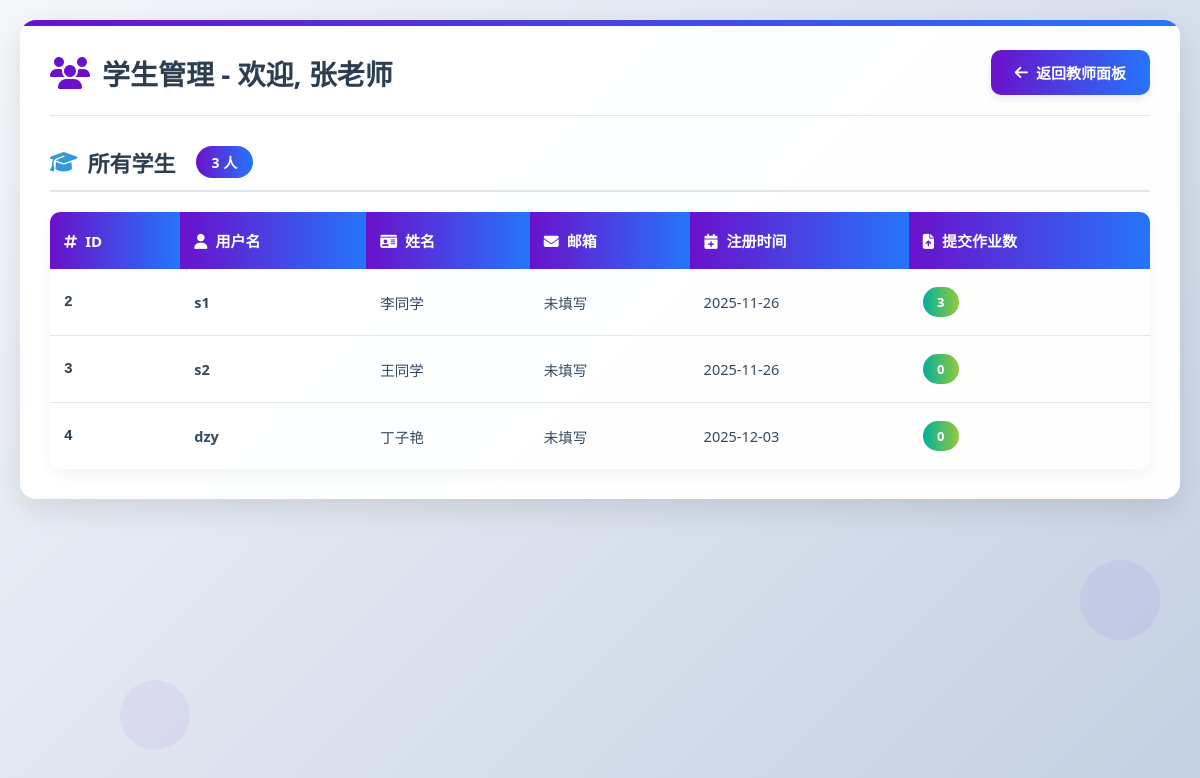
/teacher/student_management (signed in), run on the app's committed database.
### app.py (models this page shows)
class User(db.Model):
    id = db.Column(db.Integer, primary_key=True)
    username = db.Column(db.String(80), unique=True, nullable=False)
    password = db.Column(db.String(120), nullable=False)
    role = db.Column(db.String(10), nullable=False)
    name = db.Column(db.String(100), nullable=False)
    email = db.Column(db.String(120), nullable=True)
    created_at = db.Column(db.DateTime, default=datetime.utcnow)

### app.py (the view)
@app.route('/teacher/student_management')
def student_management():
    if 'user_id' not in session or session['role'] != 'teacher':
        return redirect(url_for('login'))
    students = User.query.filter_by(role='student').all()
    return render_template('student_management.html', students=students)

### templates/student_management.html (shortened to what this page needs)
<!DOCTYPE html>
<html lang="zh-CN">
<head>
    <link rel="stylesheet" href="https://cdnjs.cloudflare.com/ajax/libs/font-awesome/6.4.0/css/all.min.css">
</head>
<body>
    <div class="floating-elements">
        <div class="floating-element" style="width: 80px; height: 80px; top: 70%; left: 90%; animation-delay: 3s;"></div>
        <div class="floating-element" style="width: 70px; height: 70px; top: 85%; left: 10%; animation-delay: 9s;"></div>
    </div>
    <div class="container">
        <div class="header">
            <h1><i class="fas fa-users"></i>学生管理 - 欢迎, {{ session.name }}</h1>
            <a href="{{ url_for('teacher_dashboard') }}" class="btn btn-primary">
                <i class="fas fa-arrow-left"></i>返回教师面板
            </a>
        </div>
        <h2><i class="fas fa-graduation-cap"></i>所有学生 <span class="student-count">{{ students|length }} 人</span></h2>
        {% if students %}
        <table>
            <thead>
                <tr>
                    <th><i class="fas fa-hashtag"></i>ID</th>
                    <th><i class="fas fa-user"></i>用户名</th>
                    <th><i class="fas fa-id-card"></i>姓名</th>
                    <th><i class="fas fa-envelope"></i>邮箱</th>
                    <th><i class="fas fa-calendar-plus"></i>注册时间</th>
                    <th><i class="fas fa-file-upload"></i>提交作业数</th>
                </tr>
            </thead>
            <tbody>
                {% for student in students %}
                <tr>
                    <td class="student-id">{{ student.id }}</td>
                    <td><strong>{{ student.username }}</strong></td>
                    <td>{{ student.name }}</td>
                    <td class="email-cell">{{ student.email or '未填写' }}</td>
                    <td>
                        {% if student.created_at %}
                            {{ student.created_at.strftime('%Y-%m-%d') }}
                        {% else %}
                            未知
                        {% endif %}
                    </td>
                    <td>
                        <span class="submission-count">{{ student.submissions|length }}</span>
                    </td>
                </tr>
                {% endfor %}
            </tbody>
        </table>
        {% else %}
        <div class="empty-message">
            <i class="fas fa-user-graduate"></i>
            <p>还没有学生注册。</p>
        </div>
        {% endif %}
    </div>
</body>
</html>

### templates/student_management.html (style rules this page uses)
* { margin: 0; padding: 0; box-sizing: border-box; font-family: 'Segoe UI', 'Microsoft YaHei', sans-serif; }
body { background: linear-gradient(135deg, #f5f7fa 0%, #c3cfe2 100%); min-height: 100vh; padding: 20px; position: relative; overflow-x: hidden; }
body::before { content: ''; position: absolute; top: 0; left: 0; width: 100%; height: 100%; z-index: -1; }
.container { max-width: 1200px; margin: 0 auto; background: rgba(255, 255, 255, 0.97); border-radius: 16px; box-shadow: 0 10px 30px rgba(0, 0, 0, 0.1); padding: 30px; position: relative; overflow: hidden; animation: fadeIn 0.6s ease-out; }
.container::before { content: ''; position: absolute; top: 0; left: 0; width: 100%; height: 6px; background: linear-gradient(90deg, #6a11cb, #2575fc); }
.header { display: flex; justify-content: space-between; align-items: center; margin-bottom: 30px; padding-bottom: 20px; border-bottom: 1px solid #e1e8ed; }
.header h1 { font-size: 28px; color: #2c3e50; font-weight: 700; display: flex; align-items: center; gap: 12px; }
.header h1 i { color: #6a11cb; font-size: 32px; }
.btn { display: inline-flex; align-items: center; justify-content: center; gap: 8px; padding: 12px 24px; text-decoration: none; border-radius: 10px; font-weight: 600; font-size: 15px; transition: all 0.3s ease; border: none; cursor: pointer; box-shadow: 0 4px 10px rgba(0, 0, 0, 0.08); }
.btn-primary { background: linear-gradient(90deg, #6a11cb, #2575fc); color: white; }
h2 { font-size: 22px; color: #2c3e50; margin: 30px 0 20px; padding-bottom: 12px; border-bottom: 2px solid #e1e8ed; display: flex; align-items: center; gap: 10px; }
h2 i { color: #3498db; }
.student-count { background: linear-gradient(90deg, #6a11cb, #2575fc); color: white; padding: 6px 16px; border-radius: 20px; font-size: 14px; font-weight: 600; margin-left: 10px; }
table { width: 100%; border-collapse: collapse; margin-top: 15px; border-radius: 10px; overflow: hidden; box-shadow: 0 5px 15px rgba(0, 0, 0, 0.05); }
th { background: linear-gradient(90deg, #6a11cb, #2575fc); color: white; padding: 18px 14px; text-align: left; font-weight: 600; font-size: 15px; }
th i { margin-right: 8px; }
td { padding: 18px 14px; border-bottom: 1px solid #e1e8ed; color: #34495e; font-size: 14.5px; }
tr { transition: background-color 0.2s; }
tr:last-child td { border-bottom: none; }
.floating-elements { position: fixed; width: 100%; height: 100%; top: 0; left: 0; overflow: hidden; z-index: -1; pointer-events: none; }
.floating-element { position: absolute; background: rgba(106, 17, 203, 0.05); border-radius: 50%; animation: float 20s infinite linear; }
.student-id { font-family: 'Courier New', monospace; font-weight: 600; color: #2c3e50; }
.submission-count { background: linear-gradient(90deg, #00b09b, #96c93d); color: white; padding: 6px 12px; border-radius: 20px; font-size: 13px; font-weight: 600; display: inline-block; min-width: 36px; text-align: center; }
.email-cell { word-break: break-all; max-width: 200px; }

### data on the page
User: id "2", username "s1", name "李同学", email "未填写", created_at "2025-11-26", submissions|length "3"
User: id "3", username "s2", name "王同学", email "未填写", created_at "2025-11-26", submissions|length "0"
User: id "4", username "dzy", name "丁子艳", email "未填写", created_at "2025-12-03", submissions|length "0"

### other printed values
{{ session.name }} "张老师"
{{ students|length }} "3"
